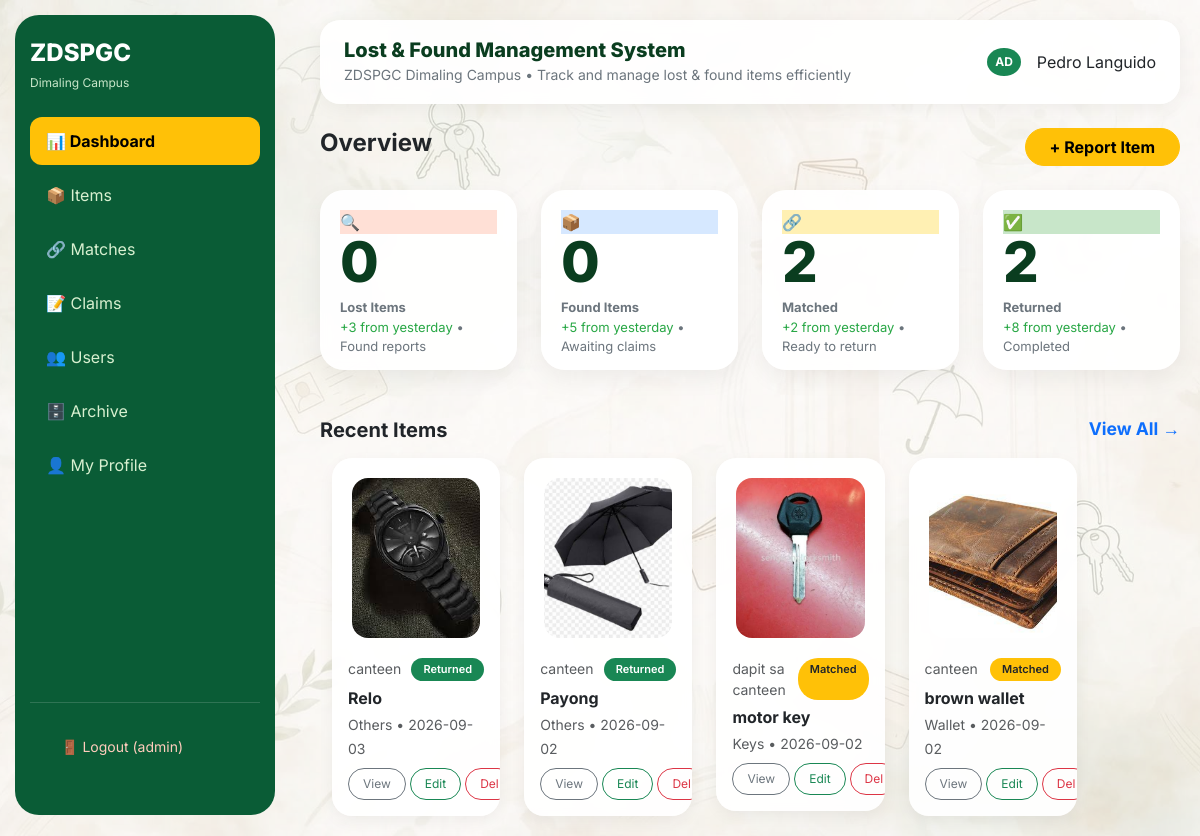
The page / (signed in) on the database its author committed.
### tables this page shows
CREATE TABLE items (id INTEGER PRIMARY KEY, name TEXT, category TEXT, description TEXT, location TEXT, status TEXT, image TEXT, reported_by TEXT, date_reported TEXT, date_returned TEXT, time_returned TEXT, claimed_by TEXT);

### app.py (the view)
@app.route('/')
@login_required
def dashboard():
    db=get_db()
    if is_pg():
        cur=db.cursor()
        cur.execute("SELECT COUNT(*) as c FROM items WHERE status='Lost'"); lost=cur.fetchone()['c']
        cur.execute("SELECT COUNT(*) as c FROM items WHERE status='Found'"); found=cur.fetchone()['c']
        cur.execute("SELECT COUNT(*) as c FROM items WHERE status='Matched'"); matched=cur.fetchone()['c']
        cur.execute("SELECT COUNT(*) as c FROM items WHERE status='Returned'"); returned=cur.fetchone()['c']
        cur.execute("SELECT * FROM items ORDER BY id DESC LIMIT 8"); items=cur.fetchall()
    else:
        lost=db.execute("SELECT COUNT(*) FROM items WHERE status='Lost'").fetchone()[0]
        found=db.execute("SELECT COUNT(*) FROM items WHERE status='Found'").fetchone()[0]
        matched=db.execute("SELECT COUNT(*) FROM items WHERE status='Matched'").fetchone()[0]
        returned=db.execute("SELECT COUNT(*) FROM items WHERE status='Returned'").fetchone()[0]
        items=db.execute("SELECT * FROM items ORDER BY id DESC LIMIT 8").fetchall()
        db.close()
    return render_template('dashboard.html', lost=lost, found=found, matched=matched, returned=returned, items=items)

### app.py (called while the page is built)
def get_db():
    db_url = os.environ.get('DATABASE_URL')
    if HAS_POSTGRES and db_url:
        if not hasattr(g, '_database') or g._database is None:
            url = db_url
            if url.startswith("postgres://"):
                url = url.replace("postgres://", "postgresql://", 1)
            if USE_PSYCOPG3:
                g._database = psycopg.connect(url, row_factory=dict_row)
            else:
                g._database = psycopg2.connect(url, sslmode='require', cursor_factory=RealDictCursor)
            g.db_is_pg = True
        return g._database
    else:
        g.db_is_pg = False
        base_dir = os.path.dirname(os.path.abspath(__file__))
        db_path = os.path.join(base_dir, 'database.db')
        conn = sqlite3.connect(db_path)
        conn.row_factory = sqlite3.Row
        return conn

def is_pg():
    return getattr(g, 'db_is_pg', False)

@app.teardown_appcontext
def close_connection(exception):
    db = getattr(g, '_database', None)
    if db is not None:
        try:
            db.close()
        except:
            pass

def login_required(f):
    @wraps(f)
    def dec(*a,**kw):
        if 'user_id' not in session:
            return redirect('/login')
        return f(*a,**kw)
    return dec

### templates/dashboard.html
{% extends 'base.html' %}{% block content %} <div class="d-flex justify-content-between align-items-center mb-4"><h4 class="fw-bold">Overview</h4><a href="/report" class="btn btn-warning rounded-pill fw-bold px-4">+ Report Item</a></div> <div class="row g-4 mb-5"> <div class="col-md-3"><div class="card stat-card lost-card"><div class="icon" style="background:#ffe0d6">🔍</div><h1>{{lost}}</h1><p><b>Lost Items</b><br><span style="color:#28a745">+3 from yesterday</span> • Found reports</p></div></div> <div class="col-md-3"><div class="card stat-card found-card"><div class="icon" style="background:#d6e8ff">📦</div><h1>{{found}}</h1><p><b>Found Items</b><br><span style="color:#28a745">+5 from yesterday</span> • Awaiting claims</p></div></div> <div class="col-md-3"><div class="card stat-card matched-card"><div class="icon" style="background:#fff0b3">🔗</div><h1>{{matched}}</h1><p><b>Matched</b><br><span style="color:#28a745">+2 from yesterday</span> • Ready to return</p></div></div> <div class="col-md-3"><div class="card stat-card returned-card"><div class="icon" style="background:#c8e6c9">✅</div><h1>{{returned}}</h1><p><b>Returned</b><br><span style="color:#28a745">+8 from yesterday</span> • Completed</p></div></div> </div> <h5 class="fw-bold mb-3">Recent Items <a href="/items" class="float-end small text-decoration-none">View All →</a></h5> <div class="row g-4"> {% for item in items %} <div class="col-md-3"><div class="card item-card p-2"> <img src="{{url_for('static',filename='uploads/'+item.image)}}" onerror="this.src='https://via.placeholder.com/300x160?text={{item.name}}'"> <div class="p-2"><div class="d-flex justify-content-between"><small class="text-muted">{{item.location}}</small> {% if item.status=='Found' %}<span class="badge bg-primary badge-status">Unclaimed</span> {% elif item.status=='Matched' %}<span class="badge bg-warning text-dark badge-status">Matched</span> {% elif item.status=='Lost' %}<span class="badge bg-danger badge-status">Lost</span> {% else %}<span class="badge bg-success badge-status">Returned</span>{% endif %} </div><h6 class="fw-bold mt-2 mb-1">{{item.name}}</h6><small class="text-muted">{{item.category}} • {{item.date_reported[:10]}}</small> <div class="mt-2 d-flex gap-1"><a href="/details/{{item.id}}" class="btn btn-sm btn-outline-secondary btn-pill">View</a><a href="/edit/{{item.id}}" class="btn btn-sm btn-outline-success btn-pill">Edit</a><a href="/delete/{{item.id}}" onclick="return confirmDelete()" class="btn btn-sm btn-outline-danger btn-pill">Del</a><a href="/return/{{item.id}}" class="btn btn-sm btn-warning btn-pill">Return</a></div> </div></div></div> {% endfor %} {% if items|length==0 %}<div class="col-12 text-center p-5 bg-white rounded-4"><h5>No items found</h5><p class="text-muted">Start by reporting your first item to get started.</p><a href="/report" class="btn btn-warning rounded-pill mt-2">+ Report First Item</a></div>{% endif %} </div> {% endblock %}

### templates/base.html (shortened to what this page needs)
<!DOCTYPE html><html><head> <link href="https://cdn.jsdelivr.net/npm/bootstrap@5.3.3/dist/css/bootstrap.min.css" rel="stylesheet"> <link href="{{url_for('static',filename='css/style.css')}}" rel="stylesheet"> </head><body> <div class="sidebar"> <div> <h4>ZDSPGC<br><small>Dimaling Campus</small></h4> <div class="mt-4"> <a href="/" class="{% if request.path=='/' %}active{% endif %}">📊 Dashboard</a> <a href="/items" class="">📦 Items</a> <a href="/matches" class="">🔗 Matches</a> <a href="/claims" class="">📝 Claims</a> {% if session.role=='admin' %} <a href="/users" class="">👥 Users</a> <a href="/archive" class="">🗄️ Archive</a> {% endif %} <a href="/profile" class="">👤 My Profile</a> </div> </div> <div class="logout-box"> <a href="/logout" style="color:#ffccbc;display:block;text-decoration:none;font-size:14px;">🚪 Logout ({{session.role}})</a> </div> </div> <div class="main"> <div class="topbar mb-4"> <div><h5>Lost & Found Management System</h5><small>ZDSPGC Dimaling Campus • Track and manage lost & found items efficiently</small></div> <div class="d-flex align-items-center gap-3"> <span class="badge bg-success rounded-circle p-2">{% if session.role == 'admin' %}AD{% elif session.role == 'staff' %}ST{% else %}{{ session.role[0:2].upper() }}{% endif %}</span> {{session.name}} </div> </div> {% block content %}{% endblock %} </div> </body></html>

### static/css/style.css (style rules this page uses)
body { font-family:'Inter',sans-serif;background:#f6f7f4;margin:0; }
:root { --green:#0A5C36;--gold:#FFC107;--light:#f9f6e8; }
.sidebar { width:260px;background:var(--green);min-height:95vh;margin:15px;border-radius:24px;padding:25px 15px;position:fixed; }
.sidebar h4 { color:white;font-weight:800;line-height:1.1; }
.sidebar small { color:#c8e6c9;font-size:12px;font-weight:400; }
.sidebar a { display:flex;align-items:center;gap:10px;padding:12px 16px;color:#d8f0d0;text-decoration:none;margin:6px 0;border-radius:12px;transition:0.2s; }
.sidebar a.active { background:var(--gold);color:#000;font-weight:700; }
.main { margin-left:300px;padding:20px; }
.topbar { background:white;border-radius:20px;padding:18px 24px;box-shadow:0 4px 20px rgba(0,0,0,0.05);display:flex;justify-content:space-between;align-items:center; }
.topbar h5 { font-weight:800;margin:0;color:#0A3D1F; }
.topbar small { color:#6c757d; }
.stat-card { border:0!important;border-radius:24px!important;box-shadow:0 8px 25px rgba(0,0,0,0.06)!important;padding:20px;height:180px; }
.lost-card { background:#fff5f2!important; }
.found-card { background:#f0f7ff!important; }
.matched-card { background:#fff9e6!important; }
.returned-card { background:#f0faf0!important; }
.stat-card h1 { font-size:56px;font-weight:800;color:#0A3D1F;margin:0;line-height:1; }
.stat-card p { color:#6c757d;font-size:13px;margin-top:8px; }
.item-card { border:0!important;border-radius:20px!important;box-shadow:0 5px 15px rgba(0,0,0,0.05)!important;overflow:hidden;transition:0.2s; }
.item-card img { height:160px;object-fit:cover;border-radius:16px;margin:12px;width:calc(100% - 24px); }
.badge-status { border-radius:20px!important;padding:6px 12px!important;font-size:11px;font-weight:600; }
.btn-pill { border-radius:50px!important;padding:6px 14px!important;font-size:12px!important; }

### rows shown on the page
items: image (picture), location "canteen", status "Returned", name "Relo", category "Others", date_reported "2026-09-03"
items: image (picture), location "canteen", status "Returned", name "Payong", category "Others", date_reported "2026-09-02"
items: image (picture), location "dapit sa canteen", status "Matched", name "motor key", category "Keys", date_reported "2026-09-02"
items: image (picture), location "canteen", status "Matched", name "brown wallet", category "Wallet", date_reported "2026-09-02"

### other values the page prints
{{ session.role }} "admin"
{{ session.name }} "Pedro Languido"
{{ lost }} "0"
{{ found }} "0"
{{ matched }} "2"
{{ returned }} "2"
